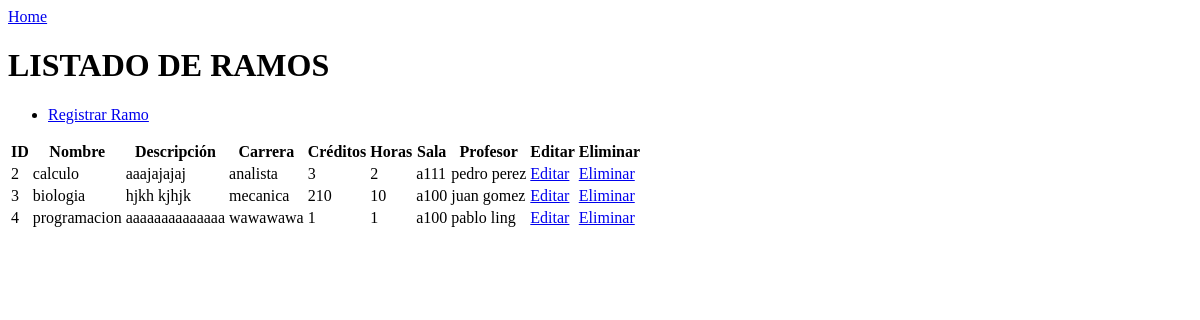
Page /ramos/ on the earlier database version.
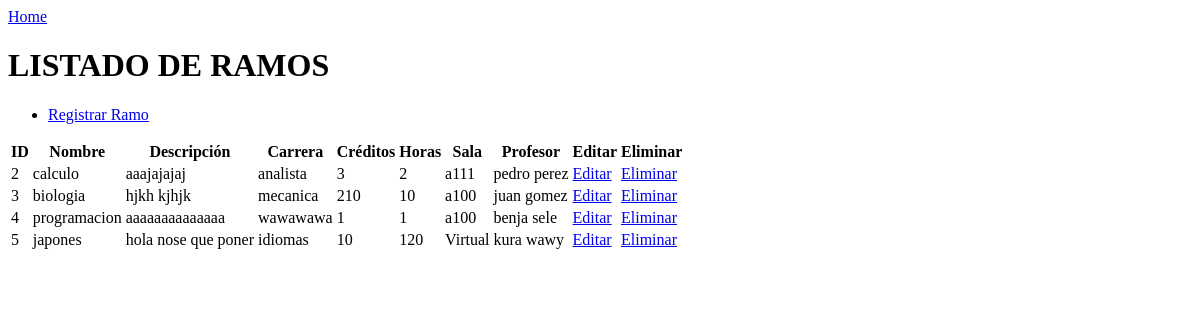
Same page on the later database version.
### formularioRamos/models.py (models this page shows, shortened)
class Ramos(models.Model):
    idRamo = models.AutoField(primary_key=True)
    nombre = models.CharField(max_length=25)
    carrera = models.CharField(max_length=20)
    descripcion = models.CharField(max_length=40)
    creditos = models.IntegerField()
    horas = models.IntegerField()
    sala = models.CharField(max_length=10)
    profesor = models.ForeignKey(Profesor, on_delete=models.SET_NULL, null=True, blank=True, related_name='ramos')
    class Meta:
        db_table = 'ramos'

### formularioProfesor/models.py (models this page shows, shortened)
class Profesor(models.Model):
    RUT = models.CharField(max_length=15)
    nombre = models.CharField(max_length=50)
    apellido = models.CharField(max_length=50)
    Telefono = models.IntegerField()
    Area = models.CharField(max_length=50)
    Email = models.EmailField()
    class Meta:
        db_table = 'profesores'

### formularioRamos/views.py (the view)
# urls.py: path('ramos/', ramos_views.ramosData, name='ramosData'),
def ramosData (request):
    ramos = Ramos.objects.all ()
    data = {'ramos' : ramos}
    return render (request, 'ramos/ramos.html', data)

### templates/ramos/ramos.html (shortened to what this page needs)
<!DOCTYPE html>
<html>
<head>
</head>
<body>
    <a href="{% url 'home' %}">Home</a>
    <h1>LISTADO DE RAMOS</h1>
    <nav>
        <ul>
            <li><a href="{% url 'formularioramos' %}">Registrar Ramo</a>
        </ul>
    </nav>
    {% if ramos %}
    <table>
            <tr>
                <th>ID</th>
                <th>Nombre</th>
                <th>Descripción</th>
                <th>Carrera</th>
                <th>Créditos</th>
                <th>Horas</th>
                <th>Sala</th>
                <th>Profesor</th>
                <th>Editar</th>
                <th>Eliminar</th>
            </tr>
            {% for r in ramos %}
            <tr>
                <td>{{ r.idRamo }}</td>
                <td>{{ r.nombre }}</td>
                <td>{{ r.descripcion }}</td>
                <td>{{ r.carrera }}</td>
                <td>{{ r.creditos }}</td>
                <td>{{ r.horas }}</td>
                <td>{{ r.sala }}</td>
                <td>
                    {% if r.profesor %}
                    {{ r.profesor.nombre }} {{ r.profesor.apellido }}
                    {% else %}
                    Sin asignar
                    {% endif %}
                </td>
                <td><a href="{% url 'modificar_ramo' r.idRamo %}">Editar</a></td>
                <td><a href="{% url 'eliminar_ramo' r.idRamo %}">Eliminar</a></td>
            </tr>
            {% endfor %}
    </table>
    {% else %}
    <div>No hay ramos</div>
    {% endif %}
</body>
</html>

Differences in the rows shown:
changed Ramos "programacion": profesor.nombre "pablo" → "benja"; profesor.apellido "ling" → "sele"
added Ramos: idRamo "5", nombre "japones", descripcion "hola nose que poner", carrera "idiomas", creditos "10", horas "120", sala "Virtual", profesor.nombre "kura", profesor.apellido "wawy"
